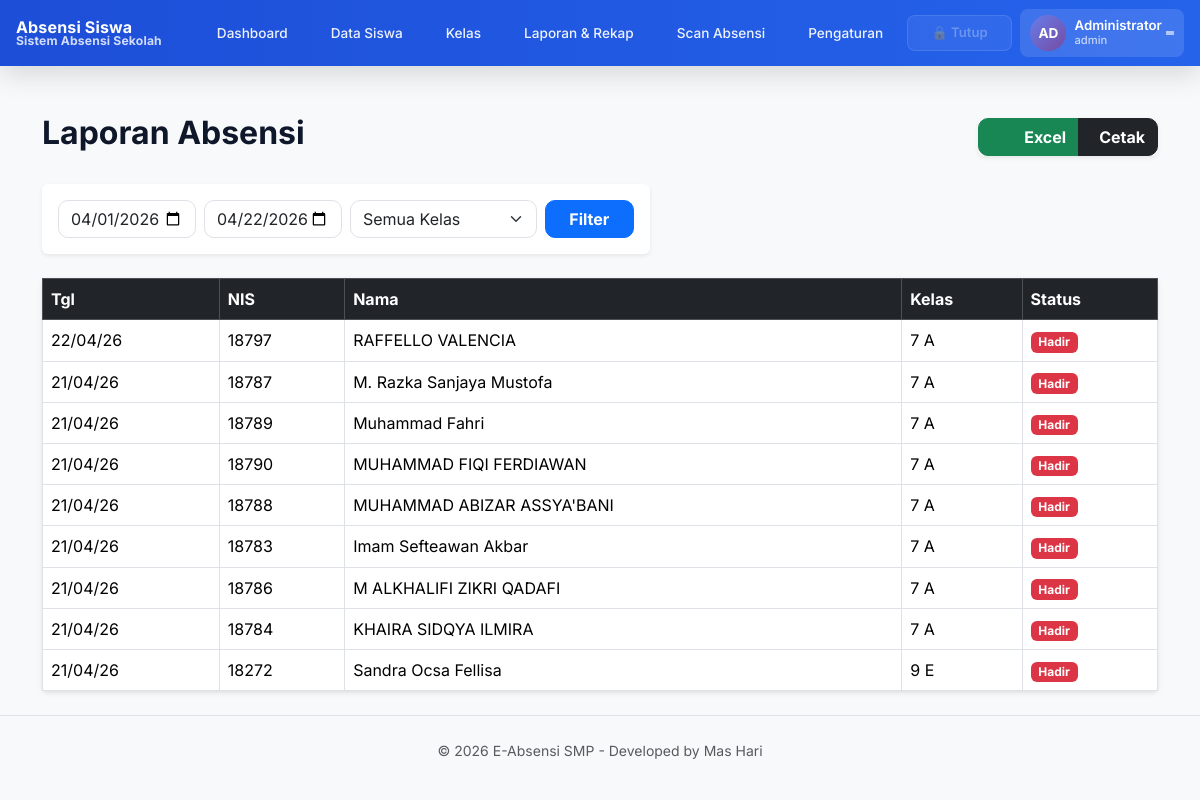
The app's page /pages/laporan.php (signed in) with its own data.
### tables this page shows
CREATE TABLE `absensi` (
  `id_absen` int NOT NULL AUTO_INCREMENT,
  `id_siswa` int NOT NULL,
  `status` varchar(20) DEFAULT 'Hadir',
  `waktu` time DEFAULT NULL,
  `tanggal` date NOT NULL,
  `jam` time DEFAULT '00:00:00',
  `id_status` int DEFAULT '1',
  `scan_source` varchar(20) DEFAULT 'manual',
  `status_presensi` enum('tepat_waktu','terlambat','ditolak') NOT NULL DEFAULT 'tepat_waktu' COMMENT 'Status kehadiran siswa',
  `keterlambatan_menit` int DEFAULT '0' COMMENT 'Jumlah menit keterlambatan',
  `waktu_absen` timestamp NOT NULL DEFAULT CURRENT_TIMESTAMP COMMENT 'Waktu absensi tercatat',
  PRIMARY KEY (`id_absen`),
  KEY `idx_tanggal` (`tanggal`),
  KEY `idx_status` (`status`),
  KEY `idx_absensi_siswa_tanggal` (`id_siswa`,`tanggal`),
  KEY `idx_absensi_tanggal_status` (`tanggal`,`status`),
  KEY `fk_absensi_status` (`id_status`),
  CONSTRAINT `fk_absensi_status` FOREIGN KEY (`id_status`) REFERENCES `status_absen` (`id_status`) ON DELETE SET NULL ON UPDATE CASCADE,
  CONSTRAINT `fk_ke_siswa` FOREIGN KEY (`id_siswa`) REFERENCES `siswa` (`id_siswa`) ON DELETE CASCADE
);

CREATE TABLE `siswa` (
  `id_siswa` int NOT NULL AUTO_INCREMENT,
  `student_uuid` char(36) DEFAULT NULL,
  `nis` varchar(20) NOT NULL,
  `nisn` varchar(20) NOT NULL,
  `nama_lengkap` varchar(100) NOT NULL,
  `jk` enum('L','P') DEFAULT NULL,
  `jenis_kelamin` varchar(20) DEFAULT NULL,
  `id_kelas` int DEFAULT NULL,
  `status_siswa` enum('aktif','lulus','pindah','nonaktif','hapus') NOT NULL DEFAULT 'aktif',
  `foto` varchar(255) DEFAULT 'default.jpg',
  PRIMARY KEY (`id_siswa`),
  UNIQUE KEY `nisn` (`nisn`),
  UNIQUE KEY `uk_siswa_nis` (`nis`),
  UNIQUE KEY `uk_siswa_student_uuid` (`student_uuid`),
  KEY `idx_siswa_id_kelas` (`id_kelas`),
  CONSTRAINT `fk_siswa_kelas` FOREIGN KEY (`id_kelas`) REFERENCES `kelas` (`id_kelas`) ON DELETE SET NULL ON UPDATE CASCADE
);

CREATE TABLE `kelas` (
  `id_kelas` int NOT NULL AUTO_INCREMENT,
  `nama_kelas` varchar(50) NOT NULL,
  PRIMARY KEY (`id_kelas`),
  UNIQUE KEY `uk_kelas_nama` (`nama_kelas`)
);

CREATE TABLE `status_absen` (
  `id_status` int NOT NULL AUTO_INCREMENT,
  `nama_status` varchar(50) NOT NULL,
  PRIMARY KEY (`id_status`),
  UNIQUE KEY `uk_status_absen_nama` (`nama_status`)
);

### pages/laporan.php (the view, shortened to what this page needs)
<?php
require_once __DIR__ . '/../includes/config.php';
function normalizeDateInput(string $value, string $fallback): string {
    return preg_match('/^\d{4}-\d{2}-\d{2}$/', $value) ? $value : $fallback;
}
$tgl_mulai = normalizeDateInput($_GET['tgl_mulai'] ?? date('Y-m-01'), date('Y-m-01'));
$tgl_selesai = normalizeDateInput($_GET['tgl_selesai'] ?? date('Y-m-d'), date('Y-m-d'));
$id_kelas = isset($_GET['id_kelas']) && ctype_digit((string) $_GET['id_kelas']) ? (string) $_GET['id_kelas'] : '';
$sql = "SELECT a.*, s.nis, s.nama_lengkap, k.nama_kelas, st.nama_status
        FROM absensi a
        JOIN siswa s ON a.id_siswa = s.id_siswa
        JOIN kelas k ON s.id_kelas = k.id_kelas
        JOIN status_absen st ON a.id_status = st.id_status
        WHERE a.tanggal BETWEEN ? AND ?";
$sql .= " ORDER BY a.tanggal DESC";
$stmt = mysqli_prepare($conn, $sql);
if ($id_kelas !== '') {
    $idKelasInt = (int) $id_kelas;
    mysqli_stmt_bind_param($stmt, 'ssi', $tgl_mulai, $tgl_selesai, $idKelasInt);
} else {
    mysqli_stmt_bind_param($stmt, 'ss', $tgl_mulai, $tgl_selesai);
}
mysqli_stmt_execute($stmt);
$data = mysqli_stmt_get_result($stmt);
include '../includes/header.php';
?>
<body class="bg-light">
<?php include '../includes/navbar.php'; ?>
<div class="container py-4">
    <div class="d-flex justify-content-between align-items-center mb-4 no-print">
        <h2 class="fw-bold">Laporan Absensi</h2>
        <div class="btn-group shadow-sm">
            <a href="export_excel.php?tgl_mulai=<?= $tgl_mulai ?>&tgl_selesai=<?= $tgl_selesai ?>&id_kelas=<?= $id_kelas ?>" class="btn btn-success fw-bold">
            <a href="export_excel.php?tgl_mulai=<?= urlencode($tgl_mulai) ?>&tgl_selesai=<?= urlencode($tgl_selesai) ?>&id_kelas=<?= urlencode($id_kelas) ?>" class="btn btn-success fw-bold">
                <i class="fas fa-file-excel me-2"></i>Excel
            </a>
            <button onclick="window.print()" class="btn btn-dark fw-bold">
                <i class="fas fa-print me-2"></i>Cetak
            </button>
        </div>
    </div>
    <div class="card p-3 shadow-sm border-0 mb-4 no-print">
        <form method="GET" class="row g-2">
            <div class="col-md-3"><input type="date" name="tgl_mulai" class="form-control" value="<?= $tgl_mulai ?>"></div>
            <div class="col-md-3"><input type="date" name="tgl_selesai" class="form-control" value="<?= $tgl_selesai ?>"></div>
            <div class="col-md-4">
                <select name="id_kelas" class="form-select">
                    <option value="">Semua Kelas</option>
                </select>
            </div>
            <div class="col-md-2"><button type="submit" class="btn btn-primary w-100 fw-bold">Filter</button></div>
        </form>
    </div>
    <div class="card shadow-sm border-0">
        <table class="table table-bordered mb-0">
            <thead class="table-dark"><tr><th>Tgl</th><th>NIS</th><th>Nama</th><th>Kelas</th><th>Status</th></tr></thead>
            <tbody>
                <?php while($r = mysqli_fetch_assoc($data)): ?>
                <tr>
                    <td><?= date('d/m/y', strtotime($r['tanggal'])) ?></td>
                    <td><?= htmlspecialchars($r['nis']) ?></td>
                    <td><?= htmlspecialchars($r['nama_lengkap']) ?></td>
                    <td><?= htmlspecialchars($r['nama_kelas']) ?></td>
                    <td><span class="badge bg-<?= $r['nama_status']=='HADIR'?'success':'danger' ?>"><?= htmlspecialchars($r['nama_status']) ?></span></td>
                </tr>
                <?php endwhile; ?>
            </tbody>
        </table>
    </div>
</div>
<?php include '../includes/footer.php'; ?>
</body>
</html>

### assets/css/site.css (style rules this page uses)
:root { --app-primary: #1d4ed8; --app-primary-600: #2563eb; --app-secondary: #0f172a; --app-bg: #f8fafc; --app-surface: #ffffff; --app-text: #0f172a; --app-muted: #64748b; --app-success: #059669; --app-warning: #d97706; --app-danger: #dc2626; --space-1: 0.25rem; --space-2: 0.5rem; --space-3: 0.75rem; --space-4: 1rem; --space-5: 1.5rem; --space-6: 2rem; --radius-md: 10px; --radius-lg: 14px; --shadow-soft: 0 10px 30px rgba(15, 23, 42, 0.08); }
body { font-family: 'Inter', sans-serif; background-color: var(--app-bg); color: var(--app-text); }
.btn, .form-control, .form-select { border-radius: var(--radius-md); transition: all 0.2s ease; }
.alert, .card, .table { box-shadow: 0 2px 8px rgba(0, 0, 0, 0.03); }

### pages/laporan.php (style rules this page uses)
body { background: #f8f9fa; }
.no-print { display: inline-block; }

### records on screen
absensi: tanggal "22/04/26", id_siswa.nis "18797", id_siswa.nama_lengkap "RAFFELLO VALENCIA", kelas.nama_kelas "7 A", id_status.nama_status "Hadir"
absensi: tanggal "21/04/26", id_siswa.nis "18787", id_siswa.nama_lengkap "M. Razka Sanjaya Mustofa", kelas.nama_kelas "7 A", id_status.nama_status "Hadir"
absensi: tanggal "21/04/26", id_siswa.nis "18789", id_siswa.nama_lengkap "Muhammad Fahri", kelas.nama_kelas "7 A", id_status.nama_status "Hadir"
absensi: tanggal "21/04/26", id_siswa.nis "18790", id_siswa.nama_lengkap "MUHAMMAD FIQI FERDIAWAN", kelas.nama_kelas "7 A", id_status.nama_status "Hadir"
absensi: tanggal "21/04/26", id_siswa.nis "18788", id_siswa.nama_lengkap "MUHAMMAD ABIZAR ASSYA'BANI", kelas.nama_kelas "7 A", id_status.nama_status "Hadir"
absensi: tanggal "21/04/26", id_siswa.nis "18783", id_siswa.nama_lengkap "Imam Sefteawan Akbar", kelas.nama_kelas "7 A", id_status.nama_status "Hadir"
absensi: tanggal "21/04/26", id_siswa.nis "18786", id_siswa.nama_lengkap "M ALKHALIFI ZIKRI QADAFI", kelas.nama_kelas "7 A", id_status.nama_status "Hadir"
absensi: tanggal "21/04/26", id_siswa.nis "18784", id_siswa.nama_lengkap "KHAIRA SIDQYA ILMIRA", kelas.nama_kelas "7 A", id_status.nama_status "Hadir"
absensi: tanggal "21/04/26", id_siswa.nis "18272", id_siswa.nama_lengkap "Sandra Ocsa Fellisa", kelas.nama_kelas "9 E", id_status.nama_status "Hadir"

### other values on screen
$label "Dashboard"
$label "Data Siswa"
$label "Kelas"
$label "Laporan & Rekap"
$label "Scan Absensi"
$label "Pengaturan"
$scanStatus['text'] "🔒 Tutup"
$initials "AD"
substr($namaAdmin, 0, 16) "Administrator"
$roleLabel "admin"
